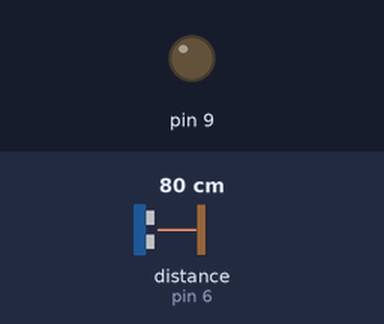
A sketch run on a simulated Arduino Uno, built with avr-gcc and run on an emulated ATmega328P. Shown: output pins drawn as LEDs (lit = HIGH). Wiring (inferred from the names in the program): ultrasonic range finder: trigger pin 4; echo pin 6. The inputs (shaded band) are chosen by the test bench; at power-on: distance to the obstacle (sensor on pin 6) 80 cm. The echo pulse lasts 58.3 µs per cm; pins used as bus, display or sensor lines are not drawn.

Above: at 1.2 s.
1.3 s: distance to the obstacle (sensor on pin 6) set to 17 cm
2.8 s: distance to the obstacle (sensor on pin 6) set to 14 cm
At 3.5 s:
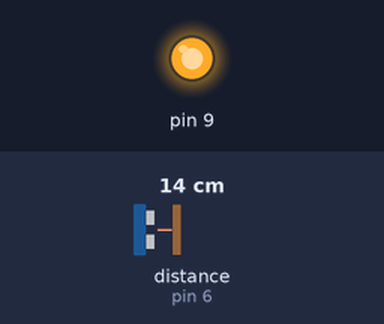
4.3 s: distance to the obstacle (sensor on pin 6) set to 18 cm
At 4.8 s:
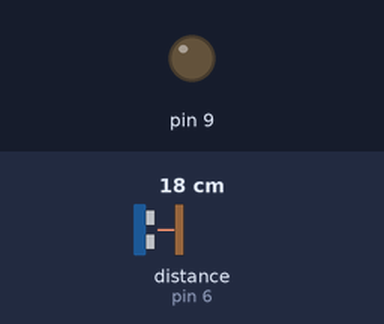
5.8 s: distance to the obstacle (sensor on pin 6) set to 2 cm
At 6.7 s:
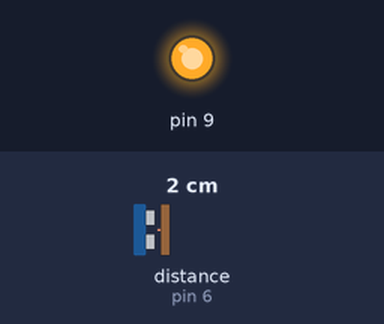
Timing chart, 0 to 8.3 s (numbered marks = the images above; inputs shaded):
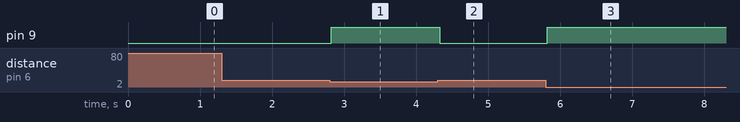

The sketch:

task3.ino
```cpp
byte trig = 4, echo = 6;
int get_distance()
{
  long duration, cm;
  digitalWrite(trig, LOW);
  delayMicroseconds(5);
  digitalWrite(trig, HIGH);
  delayMicroseconds(10);
  digitalWrite(trig, LOW);
  duration = pulseIn(echo, HIGH);
  cm = (duration/2) / 29.1;
  if(cm > 255)
    cm = 255;
  delay(5);
  return cm;
}

void setup()
{
  pinMode(trig, OUTPUT);
  pinMode(echo, INPUT);
  pinMode(9, OUTPUT);
}

void loop()
{
  if(get_distance() < 15)
    digitalWrite(9, HIGH);
  else
    digitalWrite(9, LOW);
  delay(20);
}
```

Measured:
- the behaviour switches between 16 and 15 cm on distance to the obstacle (sensor on pin 6) (found by bisection; images 0 and 1)
- after the input at 1.3 s, every drawn part: stays the same
- after the input at 2.8 s, pin 9: LOW → HIGH at once
- after the input at 4.3 s, pin 9: HIGH → LOW at once
- after the input at 5.8 s, pin 9: LOW → HIGH at once
